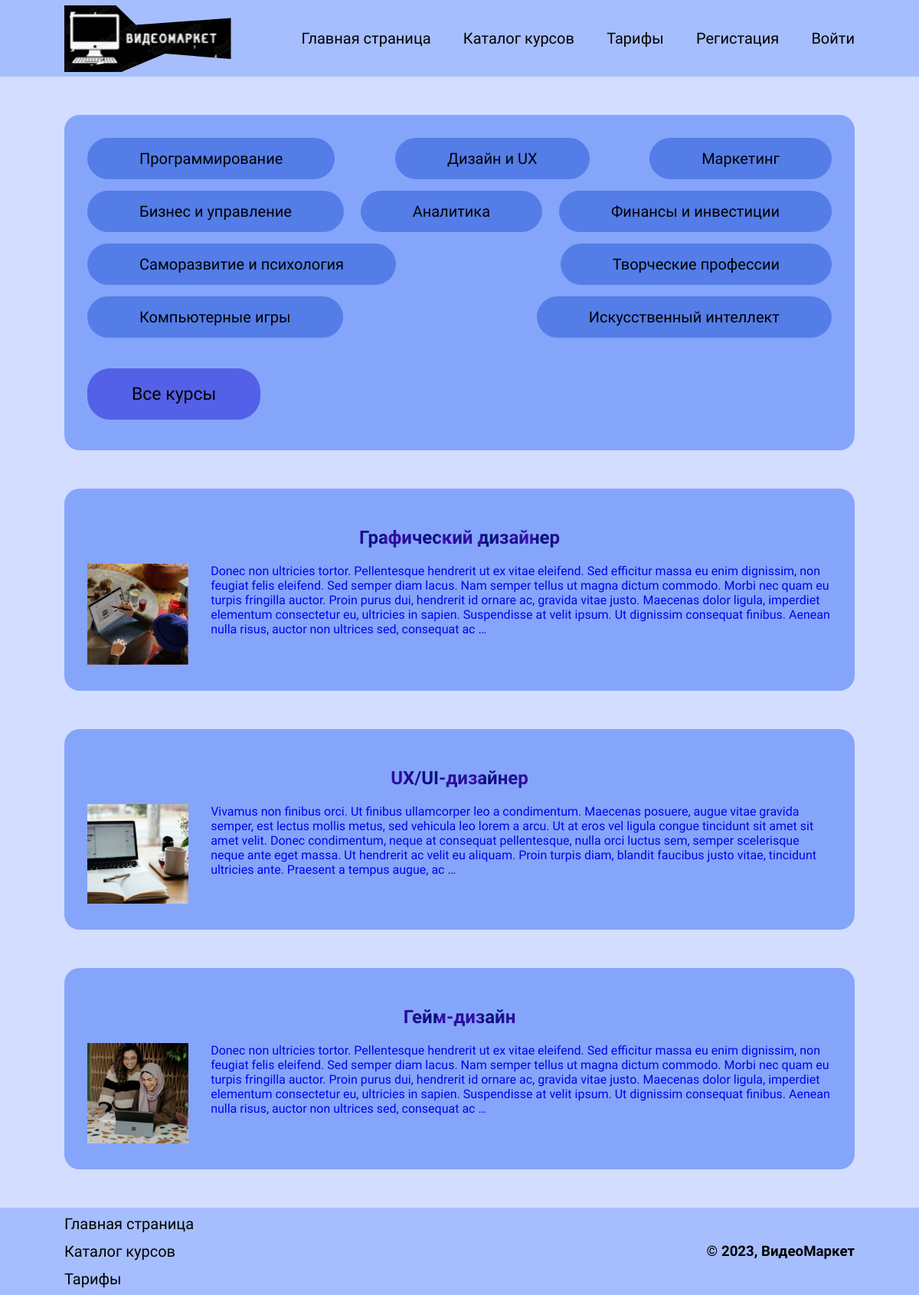
Screenshot of /courses/cat/ux/ with the database file from the repository.
### courses/models.py (models this page shows, shortened)
class Direction(models.Model):
    direction = models.CharField('Название направления', max_length=100)
    slug = models.SlugField()
    class Meta:
        verbose_name = 'Направление'
        verbose_name_plural = 'Направления'

class Course(models.Model):
    slug = models.SlugField()
    title = models.CharField(max_length=120)
    description = models.TextField()
    img = models.ImageField(default='default.jpg', upload_to='course_img')
    free = models.BooleanField(default=True)
    direction = models.ManyToManyField(Direction)
    def get_absolute_url(self):
        return reverse('course_page', kwargs={'slug':self.slug})

### courses/views.py (the view)
# urls.py: path('cat/<slug:cat_slug>/', views.Courses_slag.as_view(), name='cat_slug'),
class Courses_slag(ListView):
    model = Course
    template_name = 'courses/course_slag.html'
    context_object_name = 'courses'
    ordering = ['-id']
    def get_context_data(self, *, object_list=None, **kwargs):
        context = super(Courses_slag, self).get_context_data(**kwargs)
        category = Direction.objects.get(slug=self.kwargs['cat_slug'])
        context['directions'] = Direction.objects.all()
        context['title'] = 'Направление: ' + category.direction
        context['courses'] = Course.objects.filter(direction = category)
        return context

### courses/templates/courses/course_slag.html (shortened to what this page needs)
{% extends 'courses/base.html' %}
{% block main %}
<section class="container">
     <div class="container-text">
          <div class="container-text-item">
     {% for direction in directions %}
     <a class="direction"  href="/courses/cat/{{ direction.slug }}">{{ direction.direction }}</a>
     {% endfor %}
     </div>
     <div class="container-text-all"><a class="all_directions" href="{% url 'homecourses' %}">Все курсы</a></div>
     </div>
</section>
{% for course in courses %}
<section class="container_course">
  <a class="container-text container-text_a" href="{{ course.get_absolute_url }}">
      <h2 class="courses_h2">{{ course.title }}</h2>
      <div class="courses_text">
     <div class="courses_text_img">
    {% if course.img %}
    <img src="{{ course.img.url }}" alt="{{ course.title }}">
    {% else %}
    <img src="/oictures/default.jpg" alt="{{ course.title }}">
    {% endif %}
     </div>
    <div class="courses_text_context">
    <p>{{ course.description|truncatewords:75 }}</p>
     </div>
      </div>
  </a>
</section>
{% endfor %}
{% endblock %}

### blog_index/static/courses/main.css (style rules this page uses)
body { background:#D3DDFF; margin:0; }
.container { display: flex; justify-content: space-between; align-items: center; padding-left: 7%; padding-right: 7%; }
.container-text { background:#769afad4; width: 100%; margin-top: 50px; padding: 30px; border-radius: 20px; }
.container-text-item { display: flex; justify-content: space-between; flex-wrap: wrap; gap: 15px; }
.container-text-all { margin-top:60px; margin-bottom: 30px; }
.direction, .all_directions { text-decoration: none; color: #000000; background: #547de7; padding: 15px; padding-inline: 7%; border-radius: 30px; font-size: 20px; font-family: 'Jura', sans-serif; }
.container-text-all a { font-size:23px; padding:20px; padding-inline: 58px; background:#5460e7; font-family: 'Jura', sans-serif; }
.container_course { display: flex; justify-content: space-between; align-items: center; }
@media (max-width:1200px) and (min-width:900px) { .container_course { padding-left: 7%; padding-right: 7%; } }
.courses_text { display:flex; gap:3%; font-family: 'Jura', sans-serif; }
.courses_h2, .tarif h2, .articles h1 { text-align: center; font-family: 'Jura', sans-serif; background: #031176; background: -webkit-repeating-radial-gradient(circle farthest-corner at center center, #031176 34%, #3c0dad 48%); background: -moz-repeating-radial-gradient(circle farthest-corner at center center, #031176 34%, #3c0dad 48%); background: repeating-radial-gradient(circle farthest-corner at center center, #031176 34%, #3c0dad 48%); -webkit-background-clip: text; -webkit-text-fill-color: transparent; }
.courses_text_img { width:14% }
.courses_text_img img { width:100% }
.courses_text_context { width:86% }
.container-text_a { text-decoration:none }
.courses_text_context p { margin:0; }

### rows the page displays
Direction: direction "Программирование"
Direction: direction "Дизайн и UX"
Direction: direction "Маркетинг"
Direction: direction "Бизнес и управление"
Direction: direction "Аналитика"
Direction: direction "Финансы и инвестиции"
Direction: direction "Саморазвитие и психология"
Direction: direction "Творческие профессии"
Direction: direction "Компьютерные игры"
Direction: direction "Искусственный интеллект"
Course: title "Графический дизайнер", img (picture), description "Donec non ultricies tortor. Pellentesque hendrerit ut ex vitae eleifend. Sed efficitur massa eu enim dignissim, non feugiat felis eleifend. Sed semper diam lacus. Nam semper tellus ut magna dictum commodo. Morbi nec quam eu turpis fringilla auctor. Proin purus dui, hendrerit id ornare ac, gravida vitae justo. Maecenas dolor ligula, imperdiet elementum consectetur eu, ultricies in sapien. Suspendisse at velit ipsum. Ut dignissim consequat finibus. Aenean nulla risus, auctor non ultrices sed, consequat ac …"
Course: title "UX/UI-дизайнер", img (picture), description "Vivamus non finibus orci. Ut finibus ullamcorper leo a condimentum. Maecenas posuere, augue vitae gravida semper, est lectus mollis metus, sed vehicula leo lorem a arcu. Ut at eros vel ligula congue tincidunt sit amet sit amet velit. Donec condimentum, neque at consequat pellentesque, nulla orci luctus sem, semper scelerisque neque ante eget massa. Ut hendrerit ac velit eu aliquam. Proin turpis diam, blandit faucibus justo vitae, tincidunt ultricies ante. Praesent a tempus augue, ac …"
Course: title "Гейм-дизайн", img (picture), description "Donec non ultricies tortor. Pellentesque hendrerit ut ex vitae eleifend. Sed efficitur massa eu enim dignissim, non feugiat felis eleifend. Sed semper diam lacus. Nam semper tellus ut magna dictum commodo. Morbi nec quam eu turpis fringilla auctor. Proin purus dui, hendrerit id ornare ac, gravida vitae justo. Maecenas dolor ligula, imperdiet elementum consectetur eu, ultricies in sapien. Suspendisse at velit ipsum. Ut dignissim consequat finibus. Aenean nulla risus, auctor non ultrices sed, consequat ac …"
